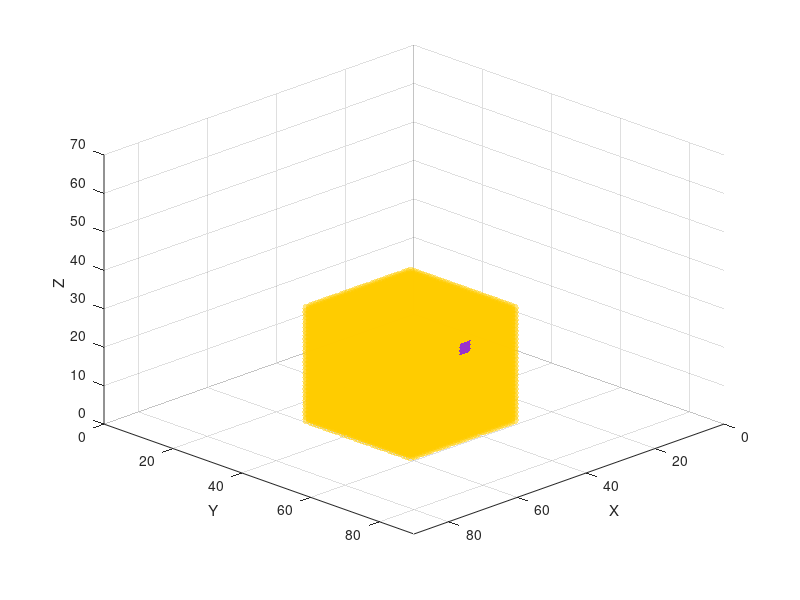

This figure's MATLAB source: (Note: this script raises an error after producing the figure.)
%% Map dimensions (MAKE SURE THEY ARE THE SAME AS THE MAP CREATOR)
mapSizeX = 90; mapSizeY = 90; mapSizeZ = 70;
mapSize = [mapSizeX, mapSizeY, mapSizeZ];

%% Generate ROI and Object positions
% We store environment state in this matrix with this values:
% ---- 0 = free | 1= Occupied | 2 = unexplored | 3 = Frontier | 4 = ROI | 
% ---- 5 = Object
voxelStates = 2*ones(mapSize);

%% DEFINE ROI SETTINGS
voxelStates(30:60, 29:59, 1:30) = 4;

%% DEFINE OBJECTIVE LOCATION
objectX=45; objectY=58; objectZ=25;

% Define the object value
objectValue = 5;
% Compute 3x3x3 block centered on the object position
for dx = -1:1
    for dy = -1:1
        for dz = -1:1
            x = objectX + dx;
            y = objectY + dy;
            z = objectZ + dz;

            % Check bounds before assigning
            if x >= 1 && x <= size(voxelStates,1) && ...
               y >= 1 && y <= size(voxelStates,2) && ...
               z >= 1 && z <= size(voxelStates,3)
                voxelStates(x,y,z) = objectValue;
            end
        end
    end
end

figure;             
hold on; 
axis([0 mapSize(1) 0 mapSize(2) 0 mapSize(3)]);
grid on;
xlabel('X'); ylabel('Y'); zlabel('Z');


[rx, ry, rz] = ind2sub(size(voxelStates), find(voxelStates == 4));
scatter3(rx-0.5, ry-0.5, rz-0.5, 50, [1, 0.8, 0], 'filled', 'MarkerFaceAlpha', 0.5);

[gx, gy, gz] = ind2sub(size(voxelStates), find(voxelStates == 5));
scatter3(gx-0.5, gy-0.5, gz-0.5, 50, [0.6, 0.2, 0.8], 'filled', 'MarkerFaceAlpha', 1);

view(135, 30);

%% Save Voxel Initial States Matrix
save('../../Maps_ROI_Object_Situations/Office_2_situations/Office_2_voxelStates_4.mat','voxelStates');
disp('saved voxelStates_4.mat')
